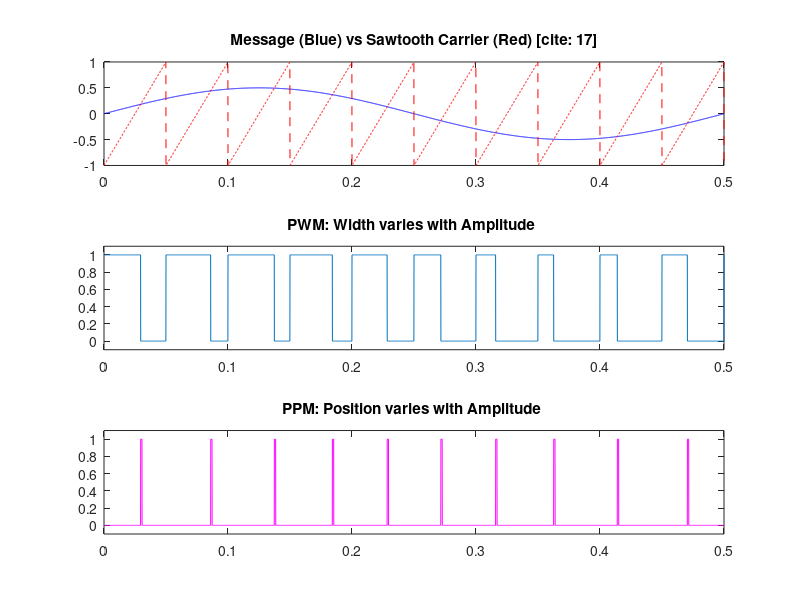

Source code (MATLAB):
%% 1. Parameters
fs = 10000;
t = 0:1/fs:0.5;       % Time vector
fm = 2;               % Message frequency (2 Hz)
fc = 20;              % Carrier frequency (20 Hz Sawtooth)

%% 2. Signal Generation
m = 0.5 * sin(2*pi*fm*t);     % Message (scaled)
c = sawtooth(2*pi*fc*t);      % Sawtooth Carrier [cite: 16]

%% 3. PWM Generation
% If message > carrier, pulse is HIGH (1), otherwise LOW (0) [cite: 19, 20]
pwm = m > c; 

%% 4. PPM Generation
% Detect the falling edge of PWM (where signal goes from 1 to 0) [cite: 21]
% diff(pwm) returns -1 at falling edges
pwm_diff = [0, diff(pwm)]; 
ppm_width = 10;                % Width of the fixed PPM pulse
ppm = zeros(size(t));

for i = 1:length(t) - ppm_width
    if pwm_diff(i) == -1       % Found a falling edge [cite: 21]
        ppm(i : i + ppm_width) = 1; 
    end
end

%% 5. Visualization
subplot(3,1,1); plot(t, m, 'b', t, c, 'r--'); 
title('Message (Blue) vs Sawtooth Carrier (Red) [cite: 17]');
subplot(3,1,2); plot(t, pwm); 
ylim([-0.1 1.1]); title('PWM: Width varies with Amplitude ');
subplot(3,1,3); plot(t, ppm, 'm'); 
ylim([-0.1 1.1]); title('PPM: Position varies with Amplitude ');
